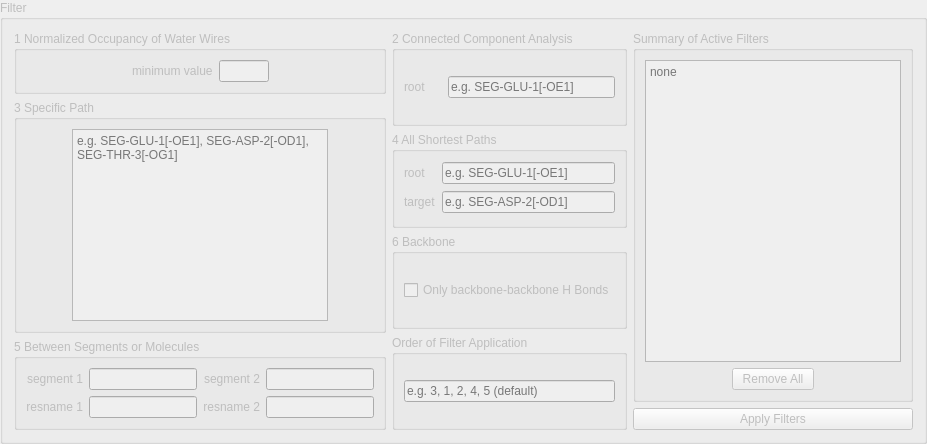
            <widget class="QGroupBox" name="group_bonds_filter">
             <property name="enabled">
              <bool>false</bool>
             </property>
             <property name="title">
              <string>Filter</string>
             </property>
             <layout class="QGridLayout" name="gridLayout_10">
              <item row="1" column="2">
               <widget class="QPushButton" name="button_bonds_filter">
                <property name="text">
                 <string>Apply Filters</string>
                </property>
               </widget>
              </item>
              <item row="0" column="0" rowspan="2">
               <layout class="QVBoxLayout" name="verticalLayout_2">
                <item>
                 <widget class="QGroupBox" name="groupBox_24">
                  <property name="title">
                   <string>1 Normalized Occupancy of Water Wires</string>
                  </property>
                  <layout class="QHBoxLayout" name="horizontalLayout_18">
                   <item>
                    <spacer name="horizontalSpacer_25">
                     <property name="orientation">
                      <enum>Qt::Horizontal</enum>
                     </property>
                     <property name="sizeHint" stdset="0">
                      <size>
                       <width>40</width>
                       <height>20</height>
                      </size>
                     </property>
                    </spacer>
                   </item>
                   <item>
                    <widget class="QLabel" name="label_45">
                     <property name="text">
                      <string>minimum value</string>
                     </property>
                    </widget>
                   </item>
                   <item>
                    <widget class="QLineEdit" name="line_bonds_occupancy">
                     <property name="maximumSize">
                      <size>
                       <width>50</width>
                       <height>16777215</height>
                      </size>
                     </property>
                     <property name="toolTip">
                      <string>&lt;html&gt;&lt;head/&gt;&lt;body&gt;&lt;p align=&quot;justify&quot;&gt;Filter for water wires with an occupancy greater than the minimum value.&lt;/p&gt;&lt;/body&gt;&lt;/html&gt;</string>
                     </property>
                     <property name="text">
                      <string/>
                     </property>
                    </widget>
                   </item>
                   <item>
                    <spacer name="horizontalSpacer_32">
                     <property name="orientation">
                      <enum>Qt::Horizontal</enum>
                     </property>
                     <property name="sizeHint" stdset="0">
                      <size>
                       <width>40</width>
                       <height>20</height>
                      </size>
                     </property>
                    </spacer>
                   </item>
                  </layout>
                 </widget>
                </item>
                <item>
                 <widget class="QGroupBox" name="groupBox_3">
                  <property name="title">
                   <string>3 Specific Path</string>
                  </property>
                  <layout class="QGridLayout" name="gridLayout_29">
                   <item row="0" column="2">
                    <spacer name="horizontalSpacer_35">
                     <property name="orientation">
                      <enum>Qt::Horizontal</enum>
                     </property>
                     <property name="sizeHint" stdset="0">
                      <size>
                       <width>40</width>
                       <height>20</height>
                      </size>
                     </property>
                    </spacer>
                   </item>
                   <item row="0" column="1">
                    <widget class="QTextEdit" name="textedit_bonds_path">
                     <property name="toolTip">
                      <string>&lt;html&gt;&lt;head/&gt;&lt;body&gt;&lt;p align=&quot;justify&quot;&gt;Set the graph to a specific path of nodes. The nodes in the path must be provided in the correct order.&lt;/p&gt;&lt;/body&gt;&lt;/html&gt;</string>
                     </property>
                     <property name="placeholderText">
                      <string>e.g. SEG-GLU-1[-OE1], SEG-ASP-2[-OD1], SEG-THR-3[-OG1]</string>
                     </property>
                    </widget>
                   </item>
                   <item row="0" column="0">
                    <spacer name="horizontalSpacer_36">
                     <property name="orientation">
                      <enum>Qt::Horizontal</enum>
                     </property>
                     <property name="sizeHint" stdset="0">
                      <size>
                       <width>40</width>
                       <height>20</height>
                      </size>
                     </property>
                    </spacer>
                   </item>
                  </layout>
                 </widget>
                </item>
                <item>
                 <widget class="QGroupBox" name="groupBox_28">
                  <property name="title">
                   <string>5 Between Segments or Molecules</string>
                  </property>
                  <layout class="QGridLayout" name="gridLayout_9">
                   <item row="2" column="2">
                    <widget class="QLabel" name="label_28">
                     <property name="text">
                      <string>resname 2</string>
                     </property>
                     <property name="alignment">
                      <set>Qt::AlignRight|Qt::AlignTrailing|Qt::AlignVCenter</set>
                     </property>
                    </widget>
                   </item>
                   <item row="1" column="2">
                    <widget class="QLabel" name="label_24">
                     <property name="maximumSize">
                      <size>
                       <width>16777215</width>
                       <height>16777215</height>
                      </size>
                     </property>
                     <property name="text">
                      <string>segment 2</string>
                     </property>
                     <property name="alignment">
                      <set>Qt::AlignRight|Qt::AlignTrailing|Qt::AlignVCenter</set>
                     </property>
                    </widget>
                   </item>
                   <item row="2" column="0">
                    <widget class="QLabel" name="label_30">
                     <property name="text">
                      <string>resname 1</string>
                     </property>
                     <property name="alignment">
                      <set>Qt::AlignRight|Qt::AlignTrailing|Qt::AlignVCenter</set>
                     </property>
                    </widget>
                   </item>
                   <item row="1" column="3">
                    <widget class="QLineEdit" name="line_bonds_filter_segb">
                     <property name="toolTip">
                      <string>&lt;html&gt;&lt;head/&gt;&lt;body&gt;&lt;p align=&quot;justify&quot;&gt;Filter for water wires between two segments or molecules. Leave the field for segment 2 blank to filter for bonds between segment 1 and everything else.&lt;/p&gt;&lt;/body&gt;&lt;/html&gt;</string>
                     </property>
                    </widget>
                   </item>
                   <item row="2" column="1">
                    <widget class="QLineEdit" name="line_bonds_filter_resa"/>
                   </item>
                   <item row="2" column="3">
                    <widget class="QLineEdit" name="line_bonds_filter_resb"/>
                   </item>
                   <item row="1" column="0">
                    <widget class="QLabel" name="label_25">
                     <property name="maximumSize">
                      <size>
                       <width>16777215</width>
                       <height>16777215</height>
                      </size>
                     </property>
                     <property name="text">
                      <string>segment 1</string>
                     </property>
                     <property name="alignment">
                      <set>Qt::AlignRight|Qt::AlignTrailing|Qt::AlignVCenter</set>
                     </property>
                    </widget>
                   </item>
                   <item row="1" column="1">
                    <widget class="QLineEdit" name="line_bonds_filter_sega">
                     <property name="toolTip">
                      <string>&lt;html&gt;&lt;head/&gt;&lt;body&gt;&lt;p align=&quot;justify&quot;&gt;Filter for water wires between two segments or molecules. Leave the field for segment 2 blank to filter for bonds between segment 1 and everything else.&lt;/p&gt;&lt;/body&gt;&lt;/html&gt;</string>
                     </property>
                    </widget>
                   </item>
                  </layout>
                 </widget>
                </item>
               </layout>
              </item>
              <item row="0" column="1" rowspan="2">
               <layout class="QVBoxLayout" name="verticalLayout_3">
                <item>
                 <widget class="QGroupBox" name="groupBox_27">
                  <property name="title">
                   <string>2 Connected Component Analysis</string>
                  </property>
                  <layout class="QGridLayout" name="gridLayout_30">
                   <item row="0" column="0">
                    <widget class="QLabel" name="label_48">
                     <property name="text">
                      <string>root     </string>
                     </property>
                    </widget>
                   </item>
                   <item row="0" column="1">
                    <widget class="QLineEdit" name="line_bonds_connected_root">
                     <property name="toolTip">
                      <string>&lt;html&gt;&lt;head/&gt;&lt;body&gt;&lt;p align=&quot;justify&quot;&gt;Filter the graph of water wires for all nodes that can be reached from a root node.&lt;/p&gt;&lt;/body&gt;&lt;/html&gt;</string>
                     </property>
                     <property name="placeholderText">
                      <string>e.g. SEG-GLU-1[-OE1]</string>
                     </property>
                    </widget>
                   </item>
                  </layout>
                 </widget>
                </item>
                <item>
                 <widget class="QGroupBox" name="groupBox_25">
                  <property name="title">
                   <string>4 All Shortest Paths</string>
                  </property>
                  <layout class="QGridLayout" name="gridLayout_27">
                   <item row="0" column="1">
                    <widget class="QLabel" name="label_47">
                     <property name="text">
                      <string>root</string>
                     </property>
                    </widget>
                   </item>
                   <item row="1" column="2">
                    <widget class="QLineEdit" name="line_bonds_path_goal">
                     <property name="toolTip">
                      <string>&lt;html&gt;&lt;head/&gt;&lt;body&gt;&lt;p align=&quot;justify&quot;&gt;Filter the water wire graph for all shortest paths between a root node and a target node.&lt;/p&gt;&lt;/body&gt;&lt;/html&gt;</string>
                     </property>
                     <property name="placeholderText">
                      <string>e.g. SEG-ASP-2[-OD1]</string>
                     </property>
                    </widget>
                   </item>
                   <item row="0" column="2">
                    <widget class="QLineEdit" name="line_bonds_path_root">
                     <property name="toolTip">
                      <string>&lt;html&gt;&lt;head/&gt;&lt;body&gt;&lt;p align=&quot;justify&quot;&gt;Filter the water wire graph for all shortest paths between a root node and a target node.&lt;/p&gt;&lt;/body&gt;&lt;/html&gt;</string>
                     </property>
                     <property name="text">
                      <string/>
                     </property>
                     <property name="placeholderText">
                      <string>e.g. SEG-GLU-1[-OE1]</string>
                     </property>
                    </widget>
                   </item>
                   <item row="1" column="1">
                    <widget class="QLabel" name="label_46">
                     <property name="text">
                      <string>target</string>
                     </property>
                    </widget>
                   </item>
                  </layout>
                 </widget>
                </item>
                <item>
                 <widget class="QGroupBox" name="groupBox_filter_backbone">
                  <property name="title">
                   <string>6 Backbone</string>
                  </property>
                  <layout class="QGridLayout" name="gridLayout_3">
                   <item row="0" column="0">
                    <widget class="QCheckBox" name="checkBox_bonds_backbone">
                     <property name="text">
                      <string>Only backbone-backbone H Bonds</string>
                     </property>
                    </widget>
                   </item>
                  </layout>
                 </widget>
                </item>
                <item>
                 <widget class="QGroupBox" name="groupBox_26">
                  <property name="title">
                   <string>Order of Filter Application</string>
                  </property>
                  <layout class="QGridLayout" name="gridLayout_7">
                   <item row="0" column="0">
                    <widget class="QLineEdit" name="line_bonds_order_test">
                     <property name="toolTip">
                      <string>&lt;html&gt;&lt;head/&gt;&lt;body&gt;&lt;p align=&quot;justify&quot;&gt;Set the order in which the filters are applied with the numbers 1-5 related to the filters.&lt;/p&gt;&lt;/body&gt;&lt;/html&gt;</string>
                     </property>
                     <property name="placeholderText">
                      <string>e.g. 3, 1, 2, 4, 5 (default)</string>
                     </property>
                    </widget>
                   </item>
                  </layout>
                 </widget>
                </item>
               </layout>
              </item>
              <item row="0" column="2">
               <widget class="QGroupBox" name="groupBox_9">
                <property name="title">
                 <string>Summary of Active Filters</string>
                </property>
                <layout class="QGridLayout" name="gridLayout_34">
                 <item row="1" column="0" colspan="3">
                  <widget class="QTextEdit" name="textedit_bonds_active_filters">
                   <property name="readOnly">
                    <bool>true</bool>
                   </property>
                   <property name="placeholderText">
                    <string>none</string>
                   </property>
                  </widget>
                 </item>
                 <item row="2" column="1">
                  <widget class="QPushButton" name="button_bonds_clear">
                   <property name="text">
                    <string>Remove All</string>
                   </property>
                  </widget>
                 </item>
                </layout>
               </widget>
              </item>
             </layout>
            </widget>
